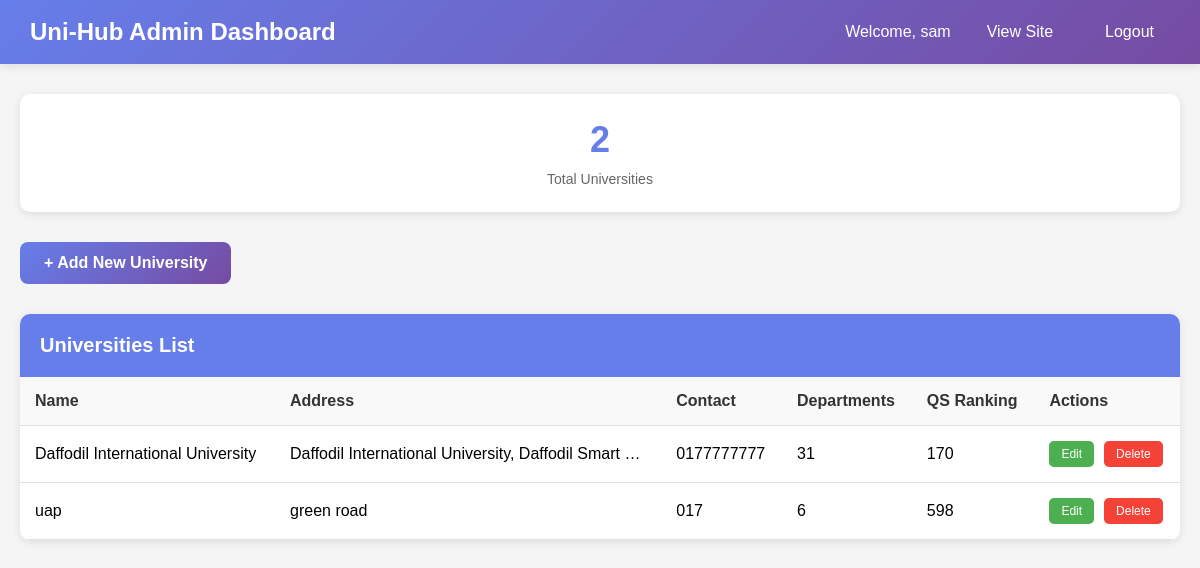
The page /dashboard/ (signed in) on the database its author committed.
### universities/models.py (models this page shows, shortened)
class University(models.Model):
    name = models.CharField(max_length=200)
    address = models.TextField()
    contact = models.CharField(max_length=100)
    total_departments = models.IntegerField()
    faculty = models.IntegerField()
    qs_ranking = models.IntegerField(null=True, blank=True)
    publications = models.IntegerField(default=0)
    cost = models.DecimalField(max_digits=10, decimal_places=2)
    admission_requirements = models.TextField()
    image = models.ImageField(upload_to='universities/', blank=True, null=True, help_text="Upload university image")
    created_at = models.DateTimeField(auto_now_add=True)
    updated_at = models.DateTimeField(auto_now=True)
    class Meta:
        verbose_name_plural = "Universities"
        ordering = ['name']

### custom_admin/views.py (the view)
# urls.py: path('', views.dashboard, name='dashboard'),
@login_required
@user_passes_test(is_staff_user)
def dashboard(request):
    universities = University.objects.all()
    context = {
        'universities': universities,
        'total_universities': universities.count(),
    }
    return render(request, 'dashboard.html', context)

### custom_admin/views.py (called while the page is built)
def is_staff_user(user):
    return user.is_staff or user.is_superuser

### templates/dashboard.html (shortened to what this page needs)
<!DOCTYPE html>
<html lang="en">
<head>
</head>
<body>
    <nav class="navbar">
        <h1>Uni-Hub Admin Dashboard</h1>
        <div class="navbar-right">
            <span>Welcome, {{ user.username }}</span>
            <a href="{% url 'home' %}">View Site</a>
            <a href="{% url 'auth:logout' %}">Logout</a>
        </div>
    </nav>
    <div class="container">
        <div class="stats">
            <div class="stat-card">
                <h3>{{ total_universities }}</h3>
                <p>Total Universities</p>
            </div>
        </div>
        <div class="actions">
            <a href="{% url 'custom_admin:add_university' %}" class="btn">+ Add New University</a>
        </div>
        <div class="universities-table">
            <div class="table-header">Universities List</div>
            {% if universities %}
            <table>
                <thead>
                    <tr>
                        <th>Name</th>
                        <th>Address</th>
                        <th>Contact</th>
                        <th>Departments</th>
                        <th>QS Ranking</th>
                        <th>Actions</th>
                    </tr>
                </thead>
                <tbody>
                    {% for university in universities %}
                    <tr>
                        <td>{{ university.name }}</td>
                        <td>{{ university.address|truncatewords:5 }}</td>
                        <td>{{ university.contact }}</td>
                        <td>{{ university.total_departments }}</td>
                        <td>{{ university.qs_ranking}}</td>
                        <td>
                            <div class="action-buttons">
                                <a href="{% url 'custom_admin:edit_university' university.pk %}" class="btn-edit">Edit</a>
                                <a href="{% url 'custom_admin:delete_university' university.pk %}" class="btn-delete">Delete</a>
                            </div>
                        </td>
                    </tr>
                    {% endfor %}
                </tbody>
            </table>
            {% else %}
            <div class="no-data">
                <p>No universities found. Click "Add New University" to get started.</p>
            </div>
            {% endif %}
        </div>
    </div>
</body>
</html>

### templates/dashboard.html (style rules this page uses)
* { margin: 0; padding: 0; box-sizing: border-box; }
body { font-family: Arial, sans-serif; background: #f5f5f5; }
.navbar { background: linear-gradient(135deg, #667eea 0%, #764ba2 100%); color: white; padding: 15px 30px; display: flex; justify-content: space-between; align-items: center; box-shadow: 0 2px 10px rgba(0,0,0,0.1); }
.navbar h1 { font-size: 24px; }
.navbar-right { display: flex; gap: 20px; align-items: center; }
.navbar a { color: white; text-decoration: none; padding: 8px 16px; border-radius: 5px; transition: background 0.3s; }
.container { max-width: 1200px; margin: 30px auto; padding: 0 20px; }
.stats { display: grid; grid-template-columns: repeat(auto-fit, minmax(200px, 1fr)); gap: 20px; margin-bottom: 30px; }
.stat-card { background: white; padding: 25px; border-radius: 10px; box-shadow: 0 2px 10px rgba(0,0,0,0.1); text-align: center; }
.stat-card h3 { color: #667eea; font-size: 36px; margin-bottom: 10px; }
.stat-card p { color: #666; font-size: 14px; }
.actions { margin-bottom: 30px; }
.btn { display: inline-block; padding: 12px 24px; background: linear-gradient(135deg, #667eea 0%, #764ba2 100%); color: white; text-decoration: none; border-radius: 8px; font-weight: bold; transition: transform 0.2s; }
.universities-table { background: white; border-radius: 10px; box-shadow: 0 2px 10px rgba(0,0,0,0.1); overflow: hidden; }
.table-header { background: #667eea; color: white; padding: 20px; font-size: 20px; font-weight: bold; }
table { width: 100%; border-collapse: collapse; }
th, td { padding: 15px; text-align: left; border-bottom: 1px solid #e0e0e0; }
th { background: #f9f9f9; font-weight: bold; color: #333; }
.action-buttons { display: flex; gap: 10px; }
.btn-edit { padding: 6px 12px; background: #4CAF50; color: white; text-decoration: none; border-radius: 5px; font-size: 12px; }
.btn-delete { padding: 6px 12px; background: #f44336; color: white; text-decoration: none; border-radius: 5px; font-size: 12px; }

### rows shown on the page
University: name "Daffodil International University", address "Daffodil International University, Daffodil Smart …", contact "0177777777", total_departments "31", qs_ranking "170"
University: name "uap", address "green road", contact "017", total_departments "6", qs_ranking "598"

### other values the page prints
{{ user.username }} "sam"
{{ total_universities }} "2"
